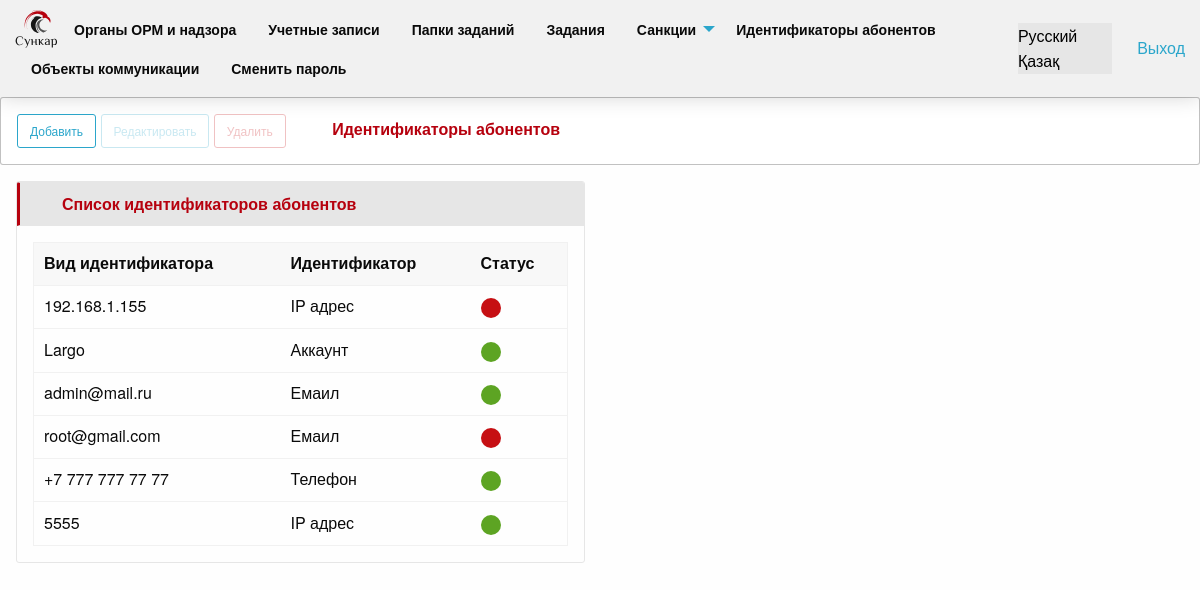
Page /person_identifiers/ (signed in) on the committed database.
### apps/kernel/models.py (models this page shows, shortened)
class PersonIdentifier(TimestampMixin):
    class Meta:
        verbose_name = 'Идентификатор абонента'
        verbose_name_plural = 'Идентификаторы абонентов'
        permissions = (
            (
                'menu_view_person_identifiers',
                'Идентификаторы абонентов - в Меню'
            ),
        )
    name = models.CharField(
        max_length=256,
        verbose_name=_('person_identifiers_name')
    )
    kind = models.CharField(
        max_length=16,
        choices=PERSONIDENTIFIER_KIND,
        verbose_name=_('person_identifiers_kind')
    )
    state = models.BooleanField(
        default=True,
        verbose_name='Статус'
    )

### apps/kernel/views.py (the view)
class PersonIdentifierView(ListView):
    template_name = 'kernel/person_identifier/index.html'
    model = models.PersonIdentifier
    context_object_name = 'person_identifiers'
    def get_context_data(self, *, object_list=None, **kwargs):
        ctx = super().get_context_data(**kwargs)
        ctx['form_obj'] = forms.PersonIdentifierForm
        return ctx

### apps/system/context_processors.py (called while the page is built)
def menu_context(request):
    context_data = dict()
    user = request.user
    if not request.user.is_authenticated:
        return context_data
    groups = Group.objects.filter(user=user).all()
    permissions = set(Permission.objects.filter(user=user))
    for group in groups:
        permissions.update(set(group.permissions.all()))
    items = []
    for perm in permissions:
        if 'menu_view' in perm.codename:
            item = MENU_ITEMS.get(perm.codename)
            if item:
                items.append(item)
    items = sorted(items, key=lambda k: k.get('priority'))
    context_data['menu_items'] = items
    return context_data

### apps/kernel/templates/kernel/person_identifier/index.html (shortened to what this page needs)
{% extends 'kernel/person_identifier/base_person_identifier.html' %}
{% load i18n %}
{% block actions %}
    <a class="button small hollow button_custom" onclick="onAdd()">
        {% translate 'add_button' %}
    </a>
    <button class="button small hollow button_custom action_button" disabled onclick="onEdit(this)">
        {% translate 'edit_button' %}
    </button>
    <button class="button small hollow alert button_custom action_button" disabled data-open="delete-window"
            onclick="onDelete(this)">
        {% translate 'delete_button' %}
    </button>
    <span class="headers_section">
        {% translate 'header_section_person_id' %}
    </span>
{% endblock %}
{% block content %}
    <div class="card">
        <div class="card-divider">
            <span class="headers_local">
                {% translate 'header_list_person_id' %}
            </span>
        </div>
        <div class="card-section">
            <table class="unstriped">
                <thead>
                <tr>
                    <th>{% translate 'person_id_table_kind' %}</th>
                    <th>{% translate 'person_id_table_id' %}</th>
                    <th>{% translate 'person_id_table_state' %}</th>
                </tr>
                </thead>
                <tbody>
                {% for obj in person_identifiers %}
                    <tr class="items" id="{{ obj.id }}">
                        <td>
                            {{ obj.name }}
                        </td>
                        <td>
                            {{ obj.get_kind_display }}
                        </td>
                        <td>
                            {% if obj.state %}
                                <span class="badge success">&nbsp;</span>
                            {% else %}
                                <span class="badge alert">&nbsp;</span>
                            {% endif %}
                        </td>
                    </tr>
                {% endfor %}
                </tbody>
            </table>
        </div>
    </div>
{% endblock %}

### apps/system/static/css/app.css (style rules this page uses)
.button_custom { margin-bottom: 0; }
.headers_section { margin: 0; font-weight: 600; padding: 9px 20px 9px 42px; color: #b6010e; outline: none; border-radius: 0; user-select: none; }
.headers_local { border: 1px solid #e6e6e6; border-left: 3px solid #b6010e; margin: 0; font-weight: 600; padding: 9px 20px 9px 42px; color: #b6010e; outline: none; border-radius: 0; user-select: none; }
.card-divider { padding: 0 !important; }

### rows in the picture
PersonIdentifier: name "192.168.1.155", kind "IP адрес", state False (drawn)
PersonIdentifier: name "Largo", kind "Аккаунт", state True (drawn)
PersonIdentifier: name "admin@mail.ru", kind "Емаил", state True (drawn)
PersonIdentifier: name "root@gmail.com", kind "Емаил", state False (drawn)
PersonIdentifier: name "+7 777 777 77 77", kind "Телефон", state True (drawn)
PersonIdentifier: name "5555", kind "IP адрес", state True (drawn)

### other values in the picture
{{ item.name }} "Органы ОРМ и надзора" "Учетные записи" "Папки заданий" "Задания" "Идентификаторы абонентов" "Объекты коммуникации" "Сменить пароль"
{{ item.name }} "Санкции"
{{ language.name_local }} "Русский" "Қазақ"
